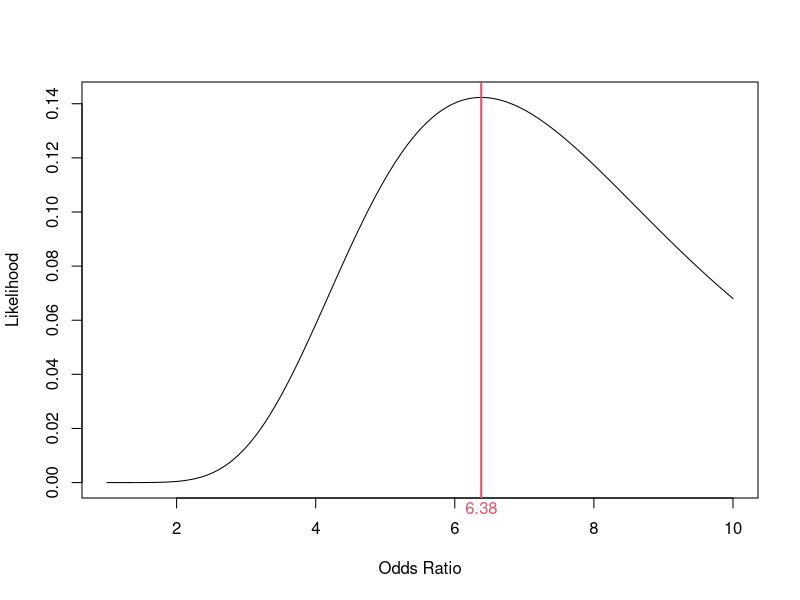
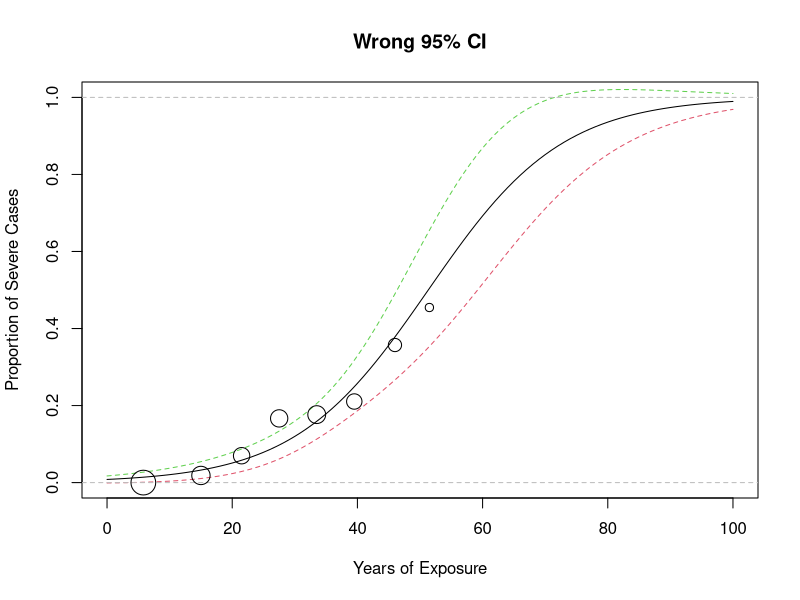
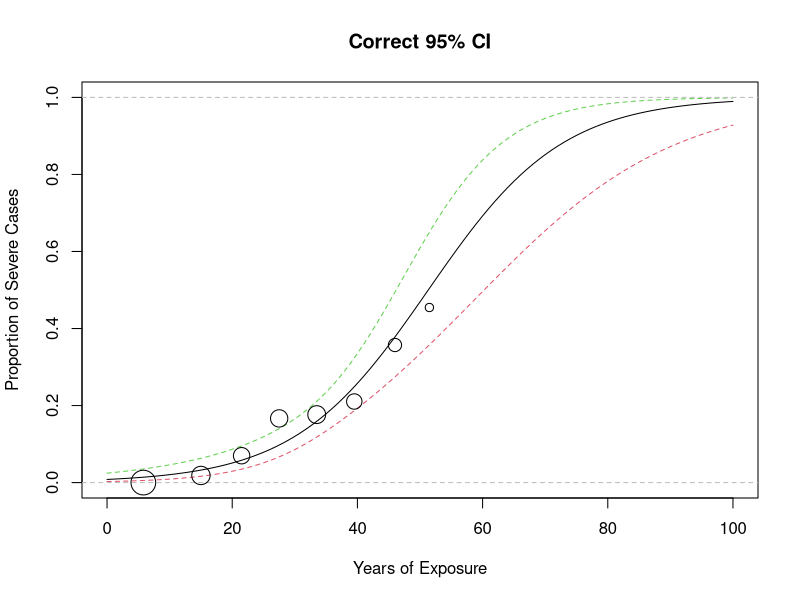
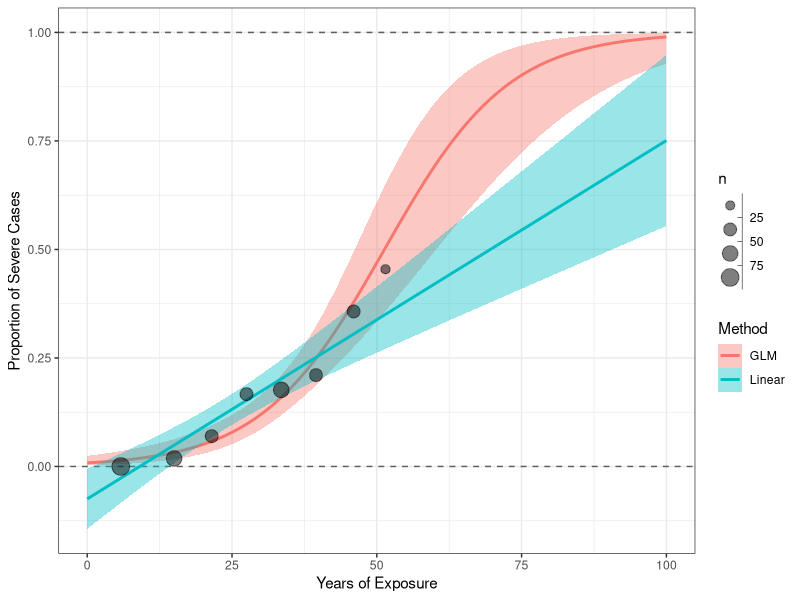

The R script that drew these images, in order:
## ---- chunk 1
pneu <- read.csv("data/pneumoconiosis.csv")
pneu <- transform(pneu, yeargp = ifelse(year < 30, "<30", ">30"))
head(pneu)
dim(pneu)
## ---- chunk 2
pneu_tab <- xtabs(~ yeargp + y, data = pneu) # table(pneu$yeargp, pneu$y)
pneu_tab
class(pneu_tab)
dim(pneu_tab)
## ---- chunk 3
chisq.test(pneu_tab) # default: correct = TRUE
chisq.test(pneu_tab, correct = FALSE)
## ---- chunk 4
chisq.test(pneu_tab)$expected
## ---- chunk 5
fisher.test(pneu_tab)
## ---- chunk 6
fisher.test(pneu_tab, alternative = "greater")
## ---- chunk 7
#| echo: false

library(kableExtra)

pneu_tab_2 <- pneu_tab |>
  addmargins() |>
  as.data.frame.matrix() |>
  tibble::rownames_to_column(var = "year")

pneu_tab_2 |>
  transform(`1` = cell_spec(`1`, color = c("black", "red", "black"),
                            bold = c(0, 1, 0))) |> 
  dplyr::rename_with(~ paste0("Y=", .x), c(`0`, `1`)) |>
  kbl(escape = FALSE) |> 
  column_spec(4, background = "#E5E5E5") |> 
  row_spec(3, background = "#E5E5E5") |> 
  kable_classic(full_width = FALSE, latex_options = "hold_position")
## ---- chunk 8
p_all <- dhyper(0:44, 44, 327, 128)
p_obs <- dhyper(32, 44, 327, 128)

# Which values are the same as or more extreme than 32 ?
(0:44)[p_all <= p_obs]

# p-value
sum(p_all[p_all <= p_obs])
## ---- chunk 9
sum(dhyper(32:44, 44, 327, 128))
## ---- chunk 10
sum(dhyper(0:32, 44, 327, 128))
## ---- chunk 11
#| fig-width: 4.5
#| fig-height: 4

pneu_pmf <- function(x, or) {
  x_all <- 0:44
  denom <- sum(choose(44, x_all) * choose(327, 128 - x_all) * or^x_all)
  L <- (choose(44, x) * choose(327, 128 - x) * or^x) / denom
  return(L)
}

or_cmle <- optimize(\(or) pneu_pmf(x = 32, or = or),
                    interval = c(1e-5, 1e2), maximum = TRUE)$maximum
or_cmle

plot(Vectorize(\(or) pneu_pmf(x = 32, or = or)), from = 1, to = 10,
     xlab = "Odds Ratio", ylab = "Likelihood")
abline(v = or_cmle, col = 2, lwd = 2)
mtext(round(or_cmle, 2), side = 1, at = or_cmle, col = 2)
## ---- chunk 12
uniroot(\(or) sum(pneu_pmf(x = 32:44, or = or)) - 0.025,
        interval = c(1e-5, 1e2))$root
## ---- chunk 13
uniroot(\(or) sum(pneu_pmf(x = 0:32, or = or)) - 0.025,
        interval = c(1e-5, 1e2))$root
## ---- chunk 14
head(pneu)
## ---- chunk 15
m1 <- glm(y ~ yeargp, family = binomial, data = pneu)
## ---- chunk 16
summary(m1)
## ---- chunk 17
exp(coef(m1))
exp(confint.default(m1))
## ---- chunk 18
m2 <- glm(y ~ year, family = binomial, data = pneu)
summary(m2)
## ---- chunk 19
exp(coef(m2))[-1]
exp(confint.default(m2))[-1, ]
## ---- chunk 20
pneu_gp <- aggregate(cbind(case = y, noncase = 1-y) ~ year + yeargp,
                     data = pneu, FUN = sum)
pneu_gp$n <- pneu_gp$case + pneu_gp$noncase

pneu_gp
pneu_gp[pneu_gp$year == 51.5, ]
pneu[pneu$year == 51.5, ]
## ---- chunk 21
m3 <- glm(cbind(case, noncase) ~ yeargp, family = binomial, data = pneu_gp)
## ---- chunk 22
m3 <- glm(case/n ~ yeargp, family = binomial, data = pneu_gp, weights = n)
## ---- chunk 23
m3 <- glm(case/n ~ yeargp, family = binomial, data = pneu_gp, weights = n)
coef(summary(m3))
all.equal(coef(summary(m1)), coef(summary(m3)), tolerance = 1e-4)
## ---- chunk 24
m4 <- glm(case/n ~ year, family = binomial, data = pneu_gp, weights = n)
coef(summary(m4))
all.equal(coef(summary(m2)), coef(summary(m4)), tolerance = 1e-4)
## ---- chunk 25
pneu_new <- data.frame(year = seq(0, 100, by = 1))
## ---- chunk 26
#| fig-width: 5.5
#| fig-height: 5

pred <- predict(m4, newdata = pneu_new,
                type = "response", se.fit = TRUE)

pneu_ci <- cbind(fit = pred$fit,
                 lower = pred$fit - 1.96 * pred$se.fit,
                 upper = pred$fit + 1.96 * pred$se.fit)

matplot(pneu_new$year, pneu_ci, type = 'l', lty = c(1, 2, 2), ylim = c(0, 1),
        xlab = "Years of Exposure", ylab = "Proportion of Severe Cases",
        main = "Wrong 95% CI")
abline(h = 0:1, lty = 2, col = "gray")
points(case/n ~ year, pneu_gp, cex = sqrt(n)/3)
## ---- chunk 27
#| fig-width: 5.5
#| fig-height: 5

pred <- predict(m4, newdata = pneu_new,
                type = "link", se.fit = TRUE)

pneu_ci <- cbind(fit = pred$fit,
                 lower = pred$fit - 1.96 * pred$se.fit,
                 upper = pred$fit + 1.96 * pred$se.fit) |> m4$family$linkinv() # plogis()

matplot(pneu_new$year, pneu_ci, type = 'l', lty = c(1, 2, 2), ylim = c(0, 1),
        xlab = "Years of Exposure", ylab = "Proportion of Severe Cases",
        main = "Correct 95% CI")
abline(h = 0:1, lty = 2, col = "gray")
points(case/n ~ year, pneu_gp, cex = sqrt(n)/3)
## ---- chunk 28
#| warning: false
#| code-fold: true
#| fig-width: 5.5
#| fig-height: 4

library(ggplot2)

ggplot(pneu_gp, aes(x = year, y = case/n, weight = n)) +
  geom_hline(yintercept = 0:1, alpha = 0.6, linetype = 2) +
  geom_smooth(aes(colour = "GLM", fill = "GLM"),
              method = "glm", fullrange = TRUE,
              method.args = list(family = "binomial")) +
  geom_smooth(aes(colour = "Linear", fill = "Linear"),
              method = "lm", fullrange = TRUE) +
  geom_point(aes(size = n), alpha = 0.5) +
  expand_limits(x = c(0, 100)) +
  scale_colour_discrete(name = "Method") +
  scale_fill_discrete(name = "Method") +
  scale_size_binned() +
  labs(x = "Years of Exposure", y = "Proportion of Severe Cases") +
  theme_bw()
